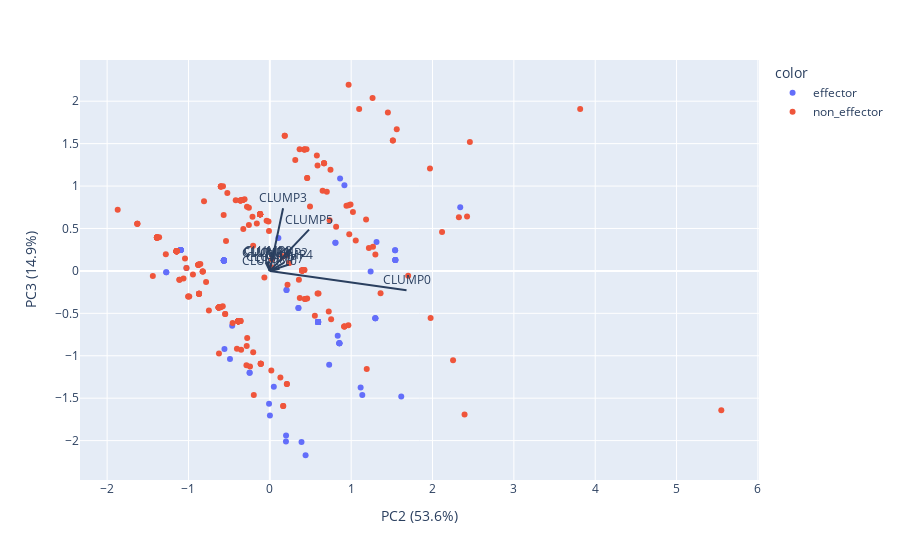

Notebook source saved alongside this figure:
### Code cell
# PCA
pca = PCA(n_components=4)
components = pca.fit_transform(clumps_feature_eff_noneff[list(clumps_feature_eff_noneff.columns)[:-1]])
comp_to_vis = [1, 2]
loadings = pca.components_.T * np.sqrt(pca.explained_variance_)
fig_pca = px.scatter(components, x=comp_to_vis[0]-1, y=comp_to_vis[1]-1, color=clumps_feature_eff_noneff["name"])
fig_pca.update_xaxes(title=f"PC{comp_to_vis[0]} ({pca.explained_variance_ratio_[0] * 100:.1f}%)")
fig_pca.update_yaxes(title=f"PC{comp_to_vis[1]} ({pca.explained_variance_ratio_[1] * 100:.1f}%)")

for i, feature in enumerate(list(clumps_feature_eff_noneff.columns)[:-1]):
    fig_pca.add_shape(type="line", 
                     x0=0, y0=0,
                     x1=loadings[i, 0],
                     y1=loadings[i, 1])
    fig_pca.add_annotation(x=loadings[i, 0],
                          y=loadings[i, 1],
                          ax=0, ay=0,
                          xanchor="center",
                          yanchor="bottom",
                          text=feature)

fig_pca.show()

### Figure 1 — Plotly figure (JSON) as saved in the notebook; plotly's stock layout.template omitted (floating-point values rounded to 4 significant figures; data arrays with more than 128 entries replaced by an {"elided": "..."} marker saying what was removed)
{"data": [{"hovertemplate": "color=effector<br>1=%{x}<br>2=%{y}<extra></extra>", "legendgroup": "effector", "marker": {"color": "#636efa", "symbol": "circle"}, "mode": "markers", "name": "effector", "orientation": "v", "showlegend": true, "type": "scatter", "x": [-0.5652, -0.5652, -0.5652, -0.5652, -0.5652, -0.5652, -0.5652, -0.5652, -0.5652, -0.5652, -0.5652, -0.5652, -0.5652, -0.5652, 1.297, 0.8063, 0.8063, 1.297, 1.297, -1.273, 0.7295, -1.273, 0.1997, 1.239, 2.341, 0.1982, 1.615, 0.4396, 1.54, -0.2485, 0.2051, 1.116, 0.0009641, 1.54, 0.2051, 0.8549, -0.4899, -0.2485, 1.543, 1.543, 1.543, 0.3895, 1.543, -0.4625, 0.9169, -0.5578, 0.8549, 0.8549, -0.009658, 1.137, 0.8549, 0.8637, 0.3515, 0.3515, 1.312, 0.5929, 0.5929, 0.5929, -1.096, -1.096, -1.096, -1.096, 0.5929, 0.5929, 0.5929, 0.5929, 0.5929, 0.5929, 0.5929, 0.5929, 0.5929, 0.5929, 0.5929, 0.5929, -1.096, -1.096, -1.096, 0.5929, 0.5929, 0.5929, 0.8343, 0.5929, 0.5929, 0.04896, 0.5929, 0.5929, -1.025, 0.1053], "xaxis": "x", "y": [0.1238, 0.1238, 0.1238, 0.1238, 0.1238, 0.1238, 0.1238, 0.1238, 0.1238, 0.1238, 0.1238, 0.1238, 0.1238, 0.1238, -0.5583, 0.3325, 0.3325, -0.5583, -0.5583, -0.01733, -1.107, -0.01733, -1.94, -0.008166, 0.7499, -2.01, -1.479, -2.173, 0.2439, -1.201, -0.2255, -1.375, -1.703, 0.2439, -0.2255, -0.8531, -1.037, -1.201, 0.1294, 0.1294, 0.1294, -2.018, 0.1294, -0.645, 1.009, -0.9196, -0.8531, -0.8531, -1.567, -1.464, -0.8531, 1.089, -0.4383, -0.4383, 0.3401, -0.6014, -0.6014, -0.6014, 0.2456, 0.2456, 0.2456, 0.2456, -0.6014, -0.6014, -0.6014, -0.6014, -0.6014, -0.6014, -0.6014, -0.6014, -0.6014, -0.6014, -0.6014, -0.6014, 0.2456, 0.2456, 0.2456, -0.6014, -0.6014, -0.6014, -0.7644, -0.6014, -0.6014, -1.364, -0.6014, -0.6014, 0.03367, 0.3869], "yaxis": "y"}, {"hovertemplate": "color=non_effector<br>1=%{x}<br>2=%{y}<extra></extra>", "legendgroup": "non_effector", "marker": {"color": "#EF553B", "symbol": "circle"}, "mode": "markers", "name": "non_effector", "orientation": "v", "showlegend": true, "type": "scatter", "x": {"elided": "248 float values"}, "xaxis": "x", "y": {"elided": "248 float values"}, "yaxis": "y"}], "layout": {"annotations": [{"ax": 0, "ay": 0, "text": "CLUMP0", "x": 1.68, "xanchor": "center", "y": -0.2272, "yanchor": "bottom"}, {"ax": 0, "ay": 0, "text": "CLUMP1", "x": -0.03305, "xanchor": "center", "y": 0.1025, "yanchor": "bottom"}, {"ax": 0, "ay": 0, "text": "CLUMP2", "x": 0.1759, "xanchor": "center", "y": 0.09706, "yanchor": "bottom"}, {"ax": 0, "ay": 0, "text": "CLUMP3", "x": 0.1629, "xanchor": "center", "y": 0.7392, "yanchor": "bottom"}, {"ax": 0, "ay": 0, "text": "CLUMP4", "x": 0.2349, "xanchor": "center", "y": 0.07498, "yanchor": "bottom"}, {"ax": 0, "ay": 0, "text": "CLUMP5", "x": 0.4819, "xanchor": "center", "y": 0.4869, "yanchor": "bottom"}, {"ax": 0, "ay": 0, "text": "CLUMP6", "x": 0.001424, "xanchor": "center", "y": 0.04726, "yanchor": "bottom"}, {"ax": 0, "ay": 0, "text": "CLUMP7", "x": 0.1197, "xanchor": "center", "y": 0.02489, "yanchor": "bottom"}, {"ax": 0, "ay": 0, "text": "CLUMP8", "x": -0.02354, "xanchor": "center", "y": 0.114, "yanchor": "bottom"}, {"ax": 0, "ay": 0, "text": "CLUMP9", "x": -0.05061, "xanchor": "center", "y": 0.09709, "yanchor": "bottom"}, {"ax": 0, "ay": 0, "text": "CLUMP10", "x": -0.002842, "xanchor": "center", "y": 0.0003338, "yanchor": "bottom"}], "legend": {"title": {"text": "color"}, "tracegroupgap": 0}, "margin": {"t": 60}, "shapes": [{"type": "line", "x0": 0, "x1": 1.68, "y0": 0, "y1": -0.2272}, {"type": "line", "x0": 0, "x1": -0.03305, "y0": 0, "y1": 0.1025}, {"type": "line", "x0": 0, "x1": 0.1759, "y0": 0, "y1": 0.09706}, {"type": "line", "x0": 0, "x1": 0.1629, "y0": 0, "y1": 0.7392}, {"type": "line", "x0": 0, "x1": 0.2349, "y0": 0, "y1": 0.07498}, {"type": "line", "x0": 0, "x1": 0.4819, "y0": 0, "y1": 0.4869}, {"type": "line", "x0": 0, "x1": 0.001424, "y0": 0, "y1": 0.04726}, {"type": "line", "x0": 0, "x1": 0.1197, "y0": 0, "y1": 0.02489}, {"type": "line", "x0": 0, "x1": -0.02354, "y0": 0, "y1": 0.114}, {"type": "line", "x0": 0, "x1": -0.05061, "y0": 0, "y1": 0.09709}, {"type": "line", "x0": 0, "x1": -0.002842, "y0": 0, "y1": 0.0003338}], "xaxis": {"anchor": "y", "domain": [0, 1], "title": {"text": "PC2 (53.6%)"}}, "yaxis": {"anchor": "x", "domain": [0, 1], "title": {"text": "PC3 (14.9%)"}}}}
